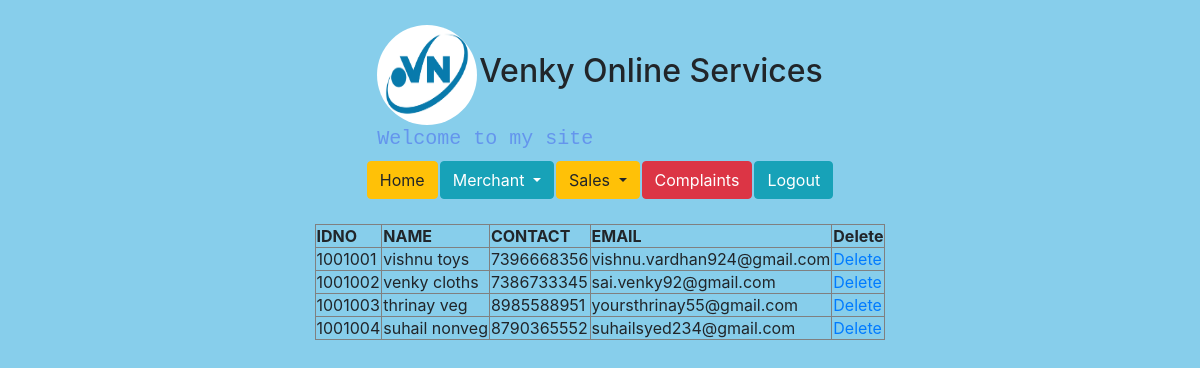
/delmt/, run on the app's committed database.
### app/models.py (models this page shows)
class MerchantMdel(models.Model):
    indo=models.IntegerField(primary_key=True)
    name=models.CharField(max_length=100)
    contact=models.IntegerField(unique=True)
    email=models.EmailField(unique=True)
    password=models.CharField(max_length=100)

### app/views.py (the view)
# urls.py: path('delmt/',views.delmt,name='delmt'),
def delmt(request):
    viewmr = MerchantMdel.objects.all()
    return render(request, 'delmt.html', {'details': viewmr})

### templates/delmt.html
<html>
<body style="background-color: skyblue">
{% include 'home.html' %}<br>
<table align="center" border="1">
    <tr>
        <th>IDNO</th>
        <th>NAME</th>
        <th>CONTACT</th>
        <th>EMAIL</th>
        <th>Delete</th>
    </tr>
    {% for x in details %}
        <tr>
        <td>{{ x.indo }}</td>
        <td>{{ x.name }}</td>
        <td>{{ x.contact }}</td>
        <td>{{ x.email }}</td>
            <td> <a href="{% url 'deletemerch' %}?merchdel={{ x.indo }}">  Delete  </a> </td>
        </tr>
    {% endfor %}
</table>
</body>
</html>

### data on the page
MerchantMdel: indo "1001001", name "vishnu toys", contact "7396668356", email "vishnu.vardhan924@gmail.com"
MerchantMdel: indo "1001002", name "venky cloths", contact "7386733345", email "sai.venky92@gmail.com"
MerchantMdel: indo "1001003", name "thrinay veg", contact "8985588951", email "yoursthrinay55@gmail.com"
MerchantMdel: indo "1001004", name "suhail nonveg", contact "8790365552", email "suhailsyed234@gmail.com"
